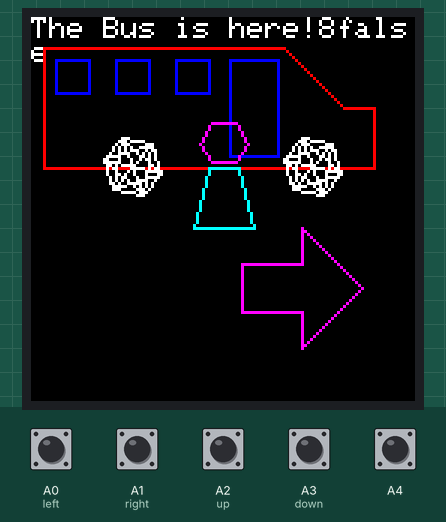
Simulated run of this sketch. Board: Arduino Uno, built with avr-gcc and run on an emulated ATmega328P. Parts: 128×128 colour display. Inputs (shaded band) come from the test bench; at power-on: A0 (left), A1 (right), A2 (up), A3 (down), A4 HIGH.

Above: at 1.3 s.
1.4 s: A2 (up) pulled LOW for 0.15 s
At 1.73 s:
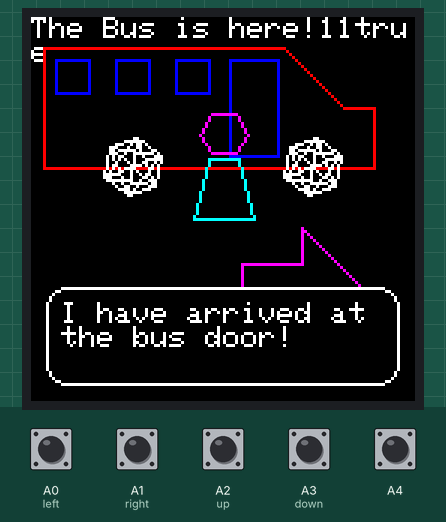
2.1 s: A4 pulled LOW for 0.15 s
At 2.33 s:
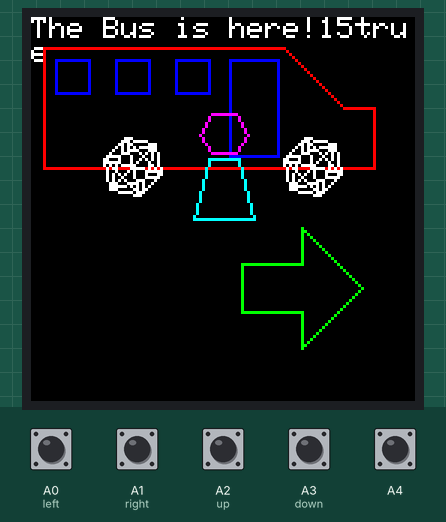
2.8 s: A0 (left) pulled LOW for 0.15 s
At 3.03 s:
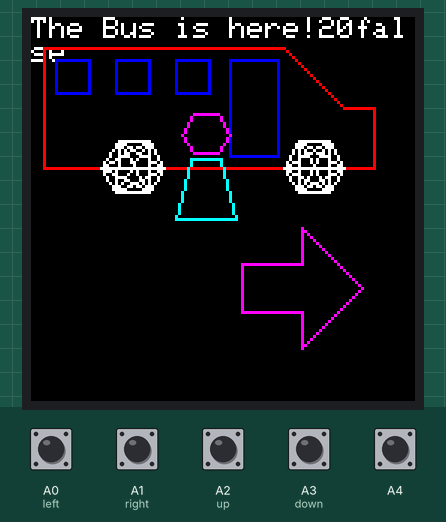
3.5 s: A1 (right) pulled LOW for 1 s
At 3.75 s:
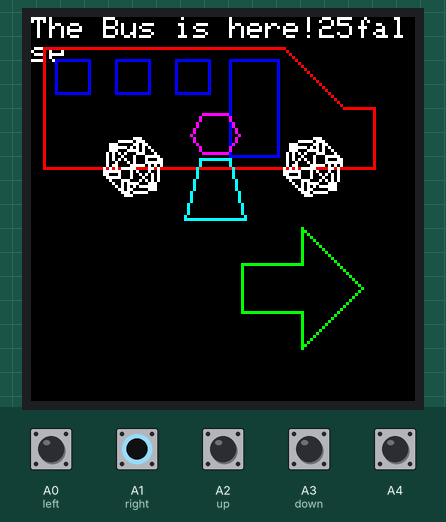
5.1 s: A4 pulled LOW for 1 s
At 5.55 s:
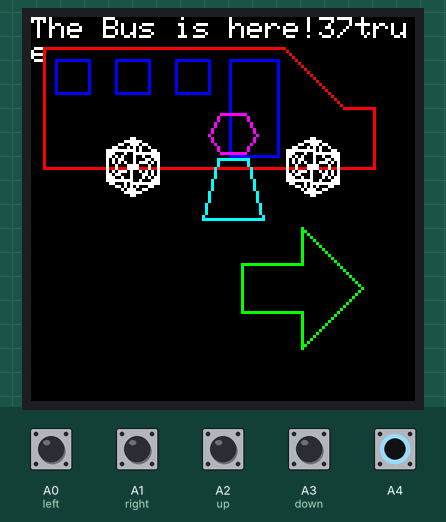
6.7 s: A3 (down) pulled LOW for 0.15 s
At 7.39 s:
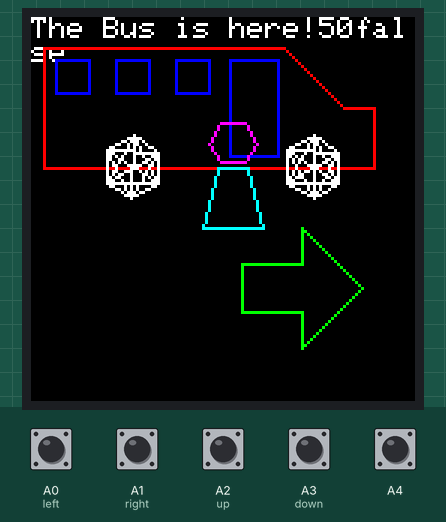

The sketch:

tft_lcd.ino
```cpp
#include <SPI.h>
#include <PDQ_GFX.h>    // Core graphics library
#include "PDQ_ST7735_config.h"
#include <PDQ_ST7735.h> // Hardware-specific library for ST7735
#include "shape.hh"
#include "sprite.hh"


#include "PDQ_wrapper.hh"

void drawShapeRespectToCenter(PDQ_ST7735* screen, Shape* s, double centerPtX, double centerPtY, bool clearScreen){
  if(clearScreen) screen->fillScreen(ST7735_BLACK); //clear screen

  if(s->connectAllPoints){
    for(byte i = 0; i < s->numOfPoints-1; i++){
      for(byte j = i+1; j < s->numOfPoints; j++){
        byte startPointIndex = i;
        byte endPointIndex = j;

        int16_t x0 = centerPtX + s->centerX + s->points[startPointIndex]->x;
        int16_t y0 = centerPtY + s->centerY + s->points[startPointIndex]->y;
        int16_t x1 = centerPtX + s->centerX + s->points[endPointIndex]->x;
        int16_t y1 = centerPtY + s->centerY + s->points[endPointIndex]->y;

        screen->drawLine(x0, y0, x1, y1, s->color);

      }
    }
  }
  else {
    for(byte i = 0; i < s->numOfPoints; i++){
      byte startPointIndex = i;
      byte endPointIndex = (i+1 != s->numOfPoints) ? i+1 : 0;

      int16_t x0 = centerPtX + s->centerX + s->points[startPointIndex]->x;
      int16_t y0 = centerPtY + s->centerY + s->points[startPointIndex]->y;
      int16_t x1 = centerPtX + s->centerX + s->points[endPointIndex]->x;
      int16_t y1 = centerPtY + s->centerY + s->points[endPointIndex]->y;

      screen->drawLine(x0, y0, x1, y1, s->color);

    }
  }
}

void drawShape(PDQ_ST7735* screen, Shape* s, bool clearScreen){
  drawShapeRespectToCenter(screen, s, 0, 0, clearScreen);
}


void drawSprite(PDQ_ST7735* screen, Sprite* s, bool clearScreen){

  drawShapeRespectToCenter(screen, s->shapes[0], s->centerX, s->centerY, clearScreen);


  for(byte i = 1; i < s->numOfShapes; i++){
    drawShapeRespectToCenter(screen, s->shapes[i], s->centerX, s->centerY, false);
  }

}

#define RESET 0

#define FPS 10
#define BCPS 25  //how many times to check for button pressed events in a second
#define PLAYERWIDTH 15

#define PI 3.1415926535897932384626433832795

#define MAX_SIDES 100


struct ScriptSentences {
  //remember to add 1 to string len for null terminator
  char a[16+1] = "The Bus is here!";
  char placeholdertext1[31+1] = "I have arrived at the bus door!";
};

const ScriptSentences scriptSentences PROGMEM ;

PDQ_ST7735* tft = new PDQ_ST7735();
unsigned long lastrefresh;  //store millis() of last time screen refreshed

byte playerCoords[2] = {65,0};
struct ButtonsPressed {
  bool up; bool down; bool left; bool right;
  bool A; bool B;
  unsigned long lastButtonCheck; //store millis() of last time a check of what buttons are pressed ocurred
} buttonsPressed;
unsigned long counter = 0;

Sprite* sprite;

Sprite* player;

Shape* arrow;

enum InteractableAreas{
  NONE,
  BUS
} lastInteractableEncountered;
struct WhereIsPlayer {
  bool bus;
  bool anotherArea;
} isPlayerIn;
bool isPlayerSomewhere() {
   return(isPlayerIn.bus || isPlayerIn.anotherArea);
}
char* textboxText = NULL;
bool playerMovementAllowed = true;

void setup() {
  // put your setup code here, to run once:

  lastrefresh = millis();

  arrow = newShape(7, 90, 90, false, ST7735_GREEN);
  editPoint(arrow->points[0], 0, 20)   ;
  editPoint(arrow->points[1], -20, 0)  ;
  editPoint(arrow->points[2], -8, 0)   ;
  editPoint(arrow->points[3], -8, -20) ;
  editPoint(arrow->points[4], 8, -20)  ;
  editPoint(arrow->points[5], 8, 0)    ;
  editPoint(arrow->points[6], 20, 0)   ;

  translateShape(arrow, 0, 1, -1, 0);

  sprite = newSprite(7, 64, 50);
  Shape* &s1 = sprite->shapes[0]; // car
  Shape* &s2 = sprite->shapes[1]; // front wheel
  Shape* &s3 = sprite->shapes[2]; // back wheel
  Shape* &s4 = sprite->shapes[3]; // door
  Shape* &s5 = sprite->shapes[4]; // front window
  Shape* &s6 = sprite->shapes[5]; // mid window
  Shape* &s7 = sprite->shapes[6]; // back window

  s1 = newShape(6, 0, 0, false, ST7735_RED);
  editPoint(s1->points[0], 50, 0)    ;
  editPoint(s1->points[1], 50, -20)  ;
  editPoint(s1->points[2], 40, -20)  ;
  editPoint(s1->points[3], 20, -40)  ;
  editPoint(s1->points[4], -60, -40) ;
  editPoint(s1->points[5], -60, 0)   ;

  s2 = newShape(6, 30, 0, true, ST7735_WHITE);

  for(int i = 0; i < s2->numOfPoints; i++){
    editPoint(s2->points[i], 10*cos((2*PI/s2->numOfPoints)*i), 10*sin((2*PI/s2->numOfPoints)*i));
  }

  s3 = newShape(6, -30, 0, true, ST7735_WHITE);

  for(int i = 0; i < s3->numOfPoints; i++){
    editPoint(s3->points[i], 10*cos((2*PI/s3->numOfPoints)*i), 10*sin((2*PI/s3->numOfPoints)*i));
  }

  s4 = newShape(4, 10, -20, false, ST7735_BLUE);
  editPoint(s4->points[0], 8, 16)    ;
  editPoint(s4->points[1], -8, 16)  ;
  editPoint(s4->points[2], -8, -16)  ;
  editPoint(s4->points[3], 8, -16)  ;

  s5 = newShape(4, -10, -30, false, ST7735_BLUE);

  for(int i = 0; i < s5->numOfPoints; i++){
    editPoint(s5->points[i], 8*cos((2*PI/s5->numOfPoints)*i+PI/4), 8*sin((2*PI/s5->numOfPoints)*i+PI/4));
  }

  s6 = newShape(4, -30, -30, false, ST7735_BLUE);

  for(int i = 0; i < s6->numOfPoints; i++){
    editPoint(s6->points[i], 8*cos((2*PI/s6->numOfPoints)*i+PI/4), 8*sin((2*PI/s6->numOfPoints)*i+PI/4));
  }

  s7 = newShape(4, -50, -30, false, ST7735_BLUE);

  for(int i = 0; i < s7->numOfPoints; i++){
    editPoint(s7->points[i], 8*cos((2*PI/s7->numOfPoints)*i+PI/4), 8*sin((2*PI/s7->numOfPoints)*i+PI/4));
  }

  player = newSprite(2, 64, 50);
  Shape* &ps1 = player->shapes[0]; // head
  Shape* &ps2 = player->shapes[1]; // body

  ps1 = newShape(6, 0, -8, false, 0b1111100000011111);
  for(int i = 0; i < ps1->numOfPoints; i++){
    editPoint(ps1->points[i], 8*cos((2*PI/ps1->numOfPoints)*i), 8*sin((2*PI/ps1->numOfPoints)*i));
  }
  ps2 = newShape(4, 5, 0, false, ST7735_CYAN);
  editPoint(ps2->points[0], 0, 0)     ;
  editPoint(ps2->points[1], 5, 20)    ;
  editPoint(ps2->points[2], -15, 20)  ;
  editPoint(ps2->points[3], -10, 0)   ;

  tft->begin();

  pinMode(A0, INPUT_PULLUP); //left
  pinMode(A1, INPUT_PULLUP); //right
  pinMode(A2, INPUT_PULLUP); //up
  pinMode(A3, INPUT_PULLUP); //down
  pinMode(A4, INPUT_PULLUP); //A


  //Serial.begin(9600);

  firstDraw();
}

void loop() {


  if(millis() - buttonsPressed.lastButtonCheck >= 1000/FPS){

    //detect buttons pressed
    buttonsPressed.left = digitalRead(A0) == LOW;
    buttonsPressed.right = digitalRead(A1) == LOW;
    buttonsPressed.up = digitalRead(A2) == LOW;
    buttonsPressed.down = digitalRead(A3) == LOW;
    buttonsPressed.A = digitalRead(A4) == LOW;

    if(playerMovementAllowed){
      if(buttonsPressed.left) player->centerX -= (player->centerX <= 0) ? 0 : 3;
      if(buttonsPressed.right) player->centerX += (player->centerX >= 128) ? 0 : 3;
      if(buttonsPressed.up) player->centerY -= (player->centerY <= 0) ? 0 : 3;
      if(buttonsPressed.down) player->centerY += (player->centerY >= 128) ? 0 : 3;
    } else{
      if(textboxText != NULL){ //if there is a textbox on screen
        if(buttonsPressed.A){

          //delete textbox
          free(textboxText);
          textboxText = NULL;
          //free player movement
          playerMovementAllowed = true;

        }
      } else {
        //catchall to prevent softlock
        playerMovementAllowed = true;
      }
    }

    buttonsPressed.lastButtonCheck = millis();
  }

  if(millis() - lastrefresh >= 1000/FPS){

    draw();

    lastrefresh = millis();
  }
}

void firstDraw(){
  // method to call to setup the LCD
  // place static backdrops here, etc

  /*
  tft->setCursor(0, 0);
  tft->setTextColor(ST7735_WHITE);
  tft->setTextSize(2);
  tft->print(shape->numOfPoints);
  */

  drawShape(tft, arrow, true);

  drawSprite(tft, sprite, false);

  counter++;

}

void draw(){
  //repeatedly call this method to update the screen (roughly) every 1000/FPS ms
  //blank out current player position and redraw the player triangle after updating coordinates

  //if(counter%12 == 0) sprite->shapes[0]->connectAllPoints = !sprite->shapes[0]->connectAllPoints;
  if(counter%6 == 0) arrow->color = ~arrow->color;

  if (sprite->centerX > 200)  {
    sprite->centerX = -60;
  }

  translateShape(sprite->shapes[1], cos(PI/20), -sin(PI/20), sin(PI/20), cos(PI/20));
  translateShape(sprite->shapes[2], cos(PI/20), -sin(PI/20), sin(PI/20), cos(PI/20));

  //translateSprite(sprite, cos(PI/50), -sin(PI/50), sin(PI/50), cos(PI/50));

  drawShape(tft, arrow, true);


  drawText_P(0,0,ST7735_WHITE,1,scriptSentences.a);
  tft->print(((String) counter));

  Point* playerCenter =  malloc(sizeof(Point)); Point* busCenter =  malloc(sizeof(Point));
  editPoint(playerCenter, player->centerX, player->centerY);
  //take door as center
  editPoint(busCenter, sprite->centerX + sprite->shapes[3]->centerX, sprite->centerY + sprite->shapes[3]->centerY);
  isPlayerIn.bus = distanceBetweenPoints(playerCenter, busCenter) <= 20;
  //tft->print((String)distanceBetweenPoints(playerCenter, busCenter));
  free(playerCenter); free(busCenter);

  tft->print(isPlayerIn.bus ? F("true") : F("false"));
  if(isPlayerIn.bus && textboxText == NULL && lastInteractableEncountered != BUS) {
    //create text for textbox only when player is in bus && there is no text in the textbox && last intereated object isnt the bus
    textboxText = malloc(strlen_P(scriptSentences.placeholdertext1)+1); //add 1 since strlen does not count null terminator
    strcpy_P(textboxText, scriptSentences.placeholdertext1);
    //set last interacted item as InteractableAreas.bus
    lastInteractableEncountered = BUS;
  }

  drawSprite(tft, sprite, false);
  drawSprite(tft, player, false);

  if(!isPlayerSomewhere()) lastInteractableEncountered = NONE;

  if(textboxText != NULL)  {
    playerMovementAllowed = false;
    drawTextBox(textboxText);
  }

  //Serial.println(counter);

  counter++;

}

void drawText_P(int16_t x, int16_t y, uint16_t textColor, uint8_t textSize, char* text){

  tft->setCursor(x, y);
  tft->setTextColor(textColor);
  tft->setTextSize(textSize); // 1, 2 or 3

  for (byte k = 0; k < strlen_P(text); k++) {
    char myChar = pgm_read_byte_near(text + k);
    tft->print(myChar);

  }
}

void drawText(int16_t x, int16_t y, uint16_t textColor, uint8_t textSize, char* text, byte paddingPx){
  byte widthAvailable = 128-2*paddingPx;
  tft->setTextColor(textColor);
  tft->setTextSize(textSize); // 1, 2 or 3
  byte charWidth = 6*textSize;
  byte charHeight = 8*textSize;
  byte numCharPerLine = widthAvailable/charWidth;
  for (byte k = 0; k < strlen(text); k++) {
    tft->setCursor(paddingPx+x+charWidth*(k%numCharPerLine), paddingPx+y+charHeight*(k/numCharPerLine));
    char myChar = text[k];
    tft->print(myChar);
  }
}

void drawTextBox(char* text){
  //make the textbox
  /*
  Shape* textbox = newShape(8, 5, 90, false, ST7735_WHITE);
  editPoint(textbox->points[0], 0, 5)     ;
  editPoint(textbox->points[1], 0, 25)  ;
  editPoint(textbox->points[2], 5, 30)  ;
  editPoint(textbox->points[3], 113, 30) ;
  editPoint(textbox->points[4], 118, 25) ;
  editPoint(textbox->points[5], 118, 5)    ;
  editPoint(textbox->points[6], 113, 0)    ;
  editPoint(textbox->points[7], 5, 0)    ;
*/

  tft->fillRoundRect(5, 90, 118, 33, 7, ST7735_BLACK);
  tft->drawRoundRect(5, 90, 118, 33, 7, ST7735_WHITE);

  //create the text
  drawText(0,95-10,ST7735_WHITE,1,text,10);

  //destory shape object used to create the text box
  //destroyShape(textbox);
}
```

PDQ_wrapper.hh
```cpp
#ifndef PDQ_WRAPPER_H
#define PDQ_WRAPPER_H

void drawShapeRespectToCenter(PDQ_ST7735* screen, Shape* s, double centerPtX, double centerPtY, bool clearScreen);

void drawShape(PDQ_ST7735* screen, Shape* s, bool clearScreen);

void drawSprite(PDQ_ST7735* screen, Sprite* s, bool clearScreen);

#endif
```

shape.cpp
```cpp
#include "Arduino.h"
#include "shape.hh"

void editPoint(Point* p, double x, double y){
  p->x = x; p->y = y;
}

Shape* newShape(byte numPoints, double x, double y, bool connectAllPoints, uint16_t color){
  Point *points[numPoints];
  for (byte i; i < numPoints; i++){
    points[i] = malloc(sizeof(Point));
  }

  Shape* s = malloc(sizeof(byte) + 2*sizeof(double) + sizeof(uint16_t) + sizeof(bool) + sizeof(points));

  s->numOfPoints = numPoints; //byte
  s->centerX = x; //double
  s->centerY = y; //double
  s->color = color; //uint16_t
  s->connectAllPoints = connectAllPoints; //bool
  memmove(s->points, points, sizeof(points)); //points

  return s;
}

void destroyShape(Shape* s){
  for(byte i = 0; i < s->numOfPoints; i++) free(s->points[i]);
  free(s);
}

void translateShape(Shape* s, double x0, double y0, double x1, double y1){
  // matrix multiplication of all points in the shape s by
  // x0 y0 v x
  // x1 y1 ^ y
  //
  // newX = x0*x + y0*y
  // newX = x1*x + y1*y
  for(byte i = 0; i < s->numOfPoints; i++){
    double newX = x0*s->points[i]->x + y0*s->points[i]->y;
    double newY = x1*s->points[i]->x + y1*s->points[i]->y;
    s->points[i]->x = newX;
    s->points[i]->y = newY;
  }
}

void moveShape(Shape* s, double x, double y){
  s->centerX += x; s->centerY += y;
}


double distanceBetweenPoints(Point* subjectPoint, Point* fromPoint){
  //pythoagoras thoerem
  //use this to detect "collisions" between sprites cause im too lazy to write program to detect if point inside shape
  return sqrt(pow((subjectPoint->x - fromPoint->x),2)+pow((subjectPoint->y - fromPoint->y),2));
}
```

shape.hh
```cpp
#ifndef SHAPE_H
#define SHAPE_H

typedef struct Point {
  double x;
  double y;
};

void editPoint(Point* p, double x, double y);

typedef struct Shape {
  byte numOfPoints;
  double centerX;
  double centerY;
  uint16_t color;
  bool connectAllPoints;
  Point* points[];
};

Shape* newShape(byte numPoints, double x, double y, bool connectAllPoints, uint16_t color);

void destroyShape(Shape* s);

void translateShape(Shape* s, double x0, double y0, double x1, double y1);

void moveShape(Shape*s, double x, double y);


double distanceBetweenPoints(Point* subjectPoint, Point* fromPoint);

#endif
```

sprite.cpp
```cpp
#include "Arduino.h"
#include "shape.hh"
#include "sprite.hh"

Sprite* newSprite(byte numShapes, double x, double y ){
  Shape* shapes[numShapes];

  Sprite* s = malloc(sizeof(byte) + 2*sizeof(double) + sizeof(shapes));

  s->numOfShapes = numShapes; //byte
  s->centerX = x; //double
  s->centerY = y; //double
  memmove(s->shapes, shapes, sizeof(shapes)); //shapes

  return s;
}

void destroySprite(Sprite* s){
  for(byte i = 0; i < s->numOfShapes; i++) free(s->shapes[i]);
  free(s);
}

void translateSprite(Sprite* s, double x0, double y0, double x1, double y1){
  // matrix multiplication of all shapes in the sprite s by
  // x0 y0 v x
  // x1 y1 ^ y
  //
  // newX = x0*x + y0*y
  // newX = x1*x + y1*y
  for(byte i = 0; i < s->numOfShapes; i++){
    translateShape(s->shapes[i],x0,y0,x1,y1);
    double newX = x0*s->shapes[i]->centerX + y0*s->shapes[i]->centerY;
    double newY = x1*s->shapes[i]->centerX + y1*s->shapes[i]->centerY;
    s->shapes[i]->centerX = newX;
    s->shapes[i]->centerY = newY;
  }
}

void moveSprite(Sprite*s, double x, double y){
  s->centerX += x; s->centerY += y;
}
```

sprite.hh
```cpp
#ifndef SPRITE_H
#define SPRITE_H

typedef struct Sprite {
  byte numOfShapes;
  double centerX;
  double centerY;
  Shape* shapes[];
};

Sprite* newSprite(byte numShapes, double x, double y );

void destroySprite(Sprite* s);

void translateSprite(Sprite* s, double x0, double y0, double x1, double y1);

void moveSprite(Sprite*s, double x, double y);


#endif
```

Source omitted: PDQ_ST7735_config.h (3532 bytes)

Measured:
- after the input at 1.4 s, the display: first differs from a run without the input after 0.26 s (image 1)
- after the input at 2.1 s, the display: first differs from a run without the input after 0.16 s (image 2)
- after the input at 2.8 s, the display: first differs from a run without the input after 0.17 s (image 3)
- after the input at 5.1 s, the display: first differs from a run without the input after 0.25 s (image 5 shows a later state)
- after the input at 6.7 s, the display: first differs from a run without the input after 0.20 s (image 6 shows a later state)
